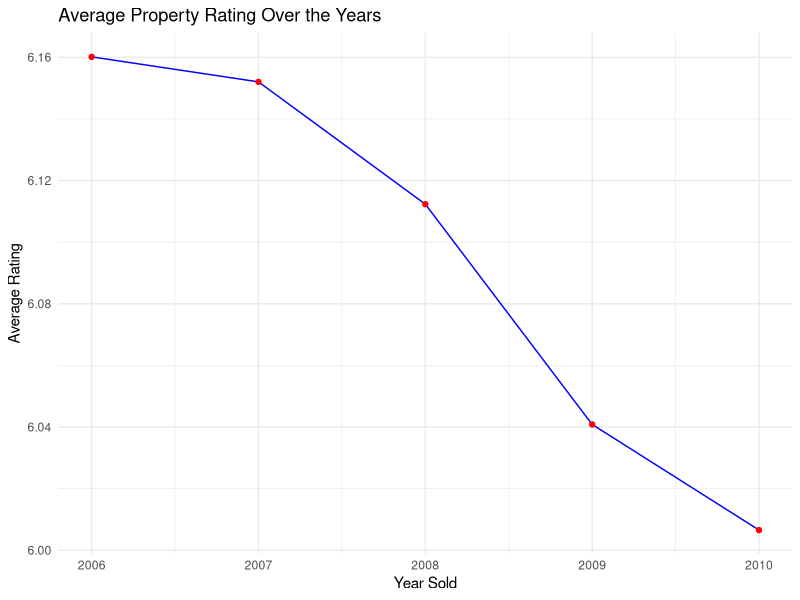

Write R code to recreate this figure.
## ---- chunk 1
knitr::opts_chunk$set(echo = TRUE)
## ---- chunk 2
library(tidyverse)
## ---- chunk 3
house_sale<- read.csv("HouseSale.csv")
head(house_sale)
## ---- chunk 4
# Parsing logical values
logical_vector <- parse_logical(c("TRUE", "FALSE", "NA"))
print(logical_vector)
#> [1] TRUE FALSE NA

# Parsing integer values
integer_vector <- parse_integer(c("1", "2", "3"))
print(integer_vector)
#> [1] 1 2 3

# Parsing double values
double_vector <- parse_double(c("1.23", "4.56", "7.89"))
print(double_vector)
#> [1] 1.23 4.56 7.89

# Parsing numbers with non-numeric characters
number_vector <- parse_number(c("$100", "20%", "It cost $123.45"))
print(number_vector)
#> [1] 100  20 123.45

# Parsing date values
date_vector <- parse_date(c("2010-01-01", "1979-10-14"))
print(date_vector)
#> [1] "2010-01-01" "1979-10-14"
## ---- chunk 5
str(house_sale)
## ---- chunk 6
# Fill missing StreetHouseFront values with the median of non-missing values
house_sale <- house_sale %>%
  mutate(StreetHouseFront2 = ifelse(is.na(StreetHouseFront), median(StreetHouseFront, na.rm = TRUE), StreetHouseFront))

#Chcking if NAs had been replaced.
head(house_sale$StreetHouseFront)
head(house_sale$StreetHouseFront2)
## ---- chunk 7
# Fill NA values in StreetHouseFront with the most recent non-NA value
house_sale3 <- house_sale %>%
  fill(StreetHouseFront)

#Chcking if NAs had been replaced.
head(house_sale$StreetHouseFront)
head(house_sale3$StreetHouseFront)

## ---- chunk 8
# Calculate average house price by Location
house_sale %>%
  group_by(Location) %>%
  summarize(avg_price = mean(HousePrice, na.rm = TRUE))#na.rm ignores missing values
## ---- chunk 9
# Calculate average rating by SellingYear
avg_rating_per_year <- house_sale %>%
  group_by(SellingYear) %>%
  summarize(avg_rating = mean(Rating, na.rm = TRUE))

# Plot average rating over time
ggplot(avg_rating_per_year, aes(x = SellingYear, y = avg_rating)) +
  geom_line(color = "blue") +
  geom_point(color = "red") +
  labs(title = "Average Property Rating Over the Years", x = "Year Sold", y = "Average Rating") +
  theme_minimal()
